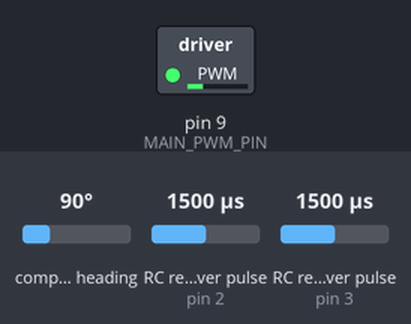
Simulated run of this sketch. Board: Arduino Uno, built with avr-gcc and run on an emulated ATmega328P. On the bench: switched loads named in the sketch (green lamp = pin HIGH). Wiring (inferred from the names in the program): 2 × RC receiver channel: data pin 2 / data pin 3. The test bench sets the inputs (shaded band); at power-on: compass heading 90°, RC receiver pulse (sensors on pin 2, pin 3) 1500 µs. What the sketch prints to the serial monitor is not drawn.

Above: at 0.1 s.
At 17.7 s:
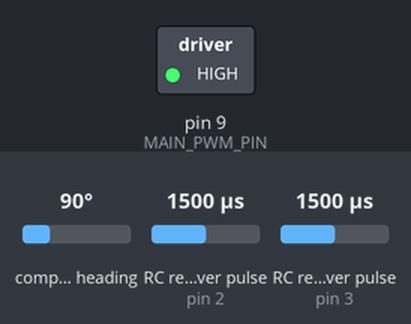
17.8 s: compass heading set to 269°
20.8 s: RC receiver pulse (sensor on pin 2) set to 1750 µs
At 20.97 s:
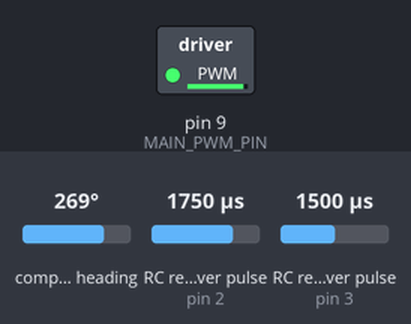
23.8 s: RC receiver pulse (sensor on pin 3) set to 1250 µs
26.8 s: compass heading set to 248°
Timing chart, 0 to 30.8 s (numbered marks = the images above; inputs shaded):
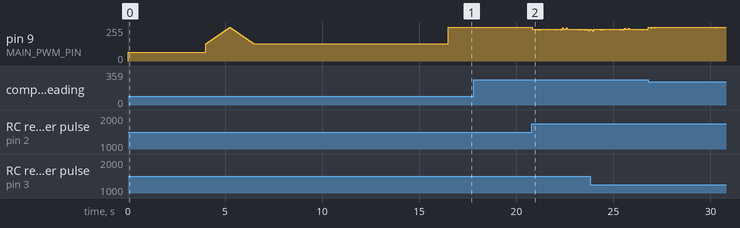

The sketch:

FC_input_pwm_control.ino
```cpp
/***
 * Rotor control logic.
 * @author Michael Raymer, Wright State University
 * @author Kyle Raymer, Yellow Springs High School
 * @author Mason McDaniel, Wright State University
 * @version 1.2
 * @since 4/25/2025
 * @see - too many to mention.  Almost all of this code is based on
 *        Arduino library documention, examples and other sources.
 **/

#include <Arduino.h>
#include <Wire.h>                   // I2C bus
#include <AS5600.h>                 // Magnetic position sensor

// LOCAL PIN DEFINITIONS
#define MAIN_PWM_PIN 9   // ESC for main motor
#define THROTTLE_IN_PIN 18   // Read throttle from FC
#define PITCH_IN_PIN 2   // Read pitch from FC
#define ROLL_IN_PIN 3   // Read roll from FC
#define PWM_ZERO 64   // Minimum power during calibration: 0 to 255 for analog_write
#define PWM_MIN 128   // Minimum power during flight: 0 to 255 for analog_write
#define PWM_MAX 252   // Maximum power during flight: 0 to 255 for analog_write
#define MIN_BASE_POWER 0
#define MAX_BASE_POWER 100

#define PHASE_INC 0.196349540849f

// Variables for magnet read and motor control
AMS_5600 ams5600;       // ams5600 is the magnetic angle sensor

float phase;            // 0.0 to TWO_PI
double angle;           // Current rotor angle
double adjustedAngle;   // Rotor angle + phase correction
byte mainPower;         // Power for the main ESC: 0 to 255

float pitch;
float roll;
int Duty;
volatile int throttle;
volatile int pitchPulse;
volatile int rollPulse;

volatile unsigned long throttleRiseTime = 0;
volatile bool newThrottle = false;
volatile unsigned long pitchRiseTime = 0;
volatile bool newPitch = false;
volatile unsigned long rollRiseTime = 0;
volatile bool newRoll = false;

void setup() {
  // Set up the serial output
  Serial.begin(115200);
  Serial.println("Initializing");
  Serial.println("------------");

  // Interrupts for inputs
  pinMode(THROTTLE_IN_PIN, INPUT);
  attachInterrupt(digitalPinToInterrupt(THROTTLE_IN_PIN), throttleISR, CHANGE);
  pinMode(PITCH_IN_PIN, INPUT);
  attachInterrupt(digitalPinToInterrupt(PITCH_IN_PIN), pitchISR, CHANGE);
  pinMode(ROLL_IN_PIN, INPUT);
  attachInterrupt(digitalPinToInterrupt(ROLL_IN_PIN), rollISR, CHANGE);

  // Set up PWM pins for ESCs
  pinMode(MAIN_PWM_PIN, OUTPUT);

  // Set up I2C bus
  Wire.begin();  // Initialize the I2C bus

  // ESC Calibration Sequence
  calibrateESC();

  // Initial settings
  throttle = MIN_BASE_POWER;
  pitch = 1.0f;
  phase = 2.75f;    // Based on empirical testing, 3/22/24

}


void calibrateESC() {
  // ESC Calibration Sequence
  Serial.println("Calibrating ESC...");

  // PWM_ZERO = "no signal", 4 seconds
  Serial.println("Calibrating: zero signal...");
  analogWrite(MAIN_PWM_PIN, PWM_ZERO);
  delay(4000);

  // Raise the "stick" from zero to PWM_MAX
  Serial.println("Calibrating: raising stick...");
  for (byte i = PWM_MIN; i <= PWM_MAX; i++){
    analogWrite(MAIN_PWM_PIN, i);
    delay(10);
  }

  // Lower the "stick" back to min
  Serial.println("Calibrating: lowering stick...");
  for (byte i = PWM_MAX; i >= PWM_MIN; i--){
    analogWrite(MAIN_PWM_PIN, i);
    delay(10);
  }

  // Hold "min" for 10 seconds
  Serial.println("Calibrating: minimum value...");
  analogWrite(MAIN_PWM_PIN, PWM_MIN);
  delay(10000);
  Serial.println("ESC calibration complete.\n");

}


float convertRawAngleToRadians(word newAngle){
  // Raw angle is 0-4095 = 0.001533981 of a radian
  float retVal = newAngle * 0.001533981;
  return retVal;
}


void throttleISR() {
  if (digitalRead(THROTTLE_IN_PIN)) {
    throttleRiseTime = micros();
  } else {
    unsigned long fallTime = micros();
    unsigned int pulse = fallTime - throttleRiseTime;
    if (pulse >= 1000 && pulse <= 2000) {
      throttle = pulse;
      newThrottle = true;
    }
  }
}


void pitchISR() {
  if (digitalRead(PITCH_IN_PIN)) {
    pitchRiseTime = micros();
  } else {
    unsigned long fallTime = micros();
    unsigned int pulse = fallTime - pitchRiseTime;
    if (pulse >= 1000 && pulse <= 2000) {
      pitchPulse = pulse;
      newPitch = true;
    }
  }
}


void rollISR() {
  if (digitalRead(ROLL_IN_PIN)) {
    rollRiseTime = micros();
  } else {
    unsigned long fallTime = micros();
    unsigned int pulse = fallTime - rollRiseTime;
    if (pulse >= 1000 && pulse <= 2000) {
      rollPulse = pulse;
      newRoll = true;
    }
  }
}


void loop() {

  noInterrupts();
  long localThrottle = throttle;
  newThrottle = false;
  int localPitch = pitchPulse;
  newPitch = false;
  int localRoll = rollPulse;
  newRoll = false;
  interrupts();

  pitch = constrain((localPitch - 1000.0) / 1000.0, 0.0, 1.0);
  roll = constrain((localRoll - 1000.0) / 1000.0, -1.0, 1.0);
  long newThrottle = map(localThrottle, 1000, 2000, 0, 100);

  Serial.print("Throttle: ");
  Serial.print(newThrottle);
  Serial.print("  |  Pitch: ");
  Serial.print(pitch);
  Serial.print("  |  Roll: ");
  Serial.println(roll);

  angle = convertRawAngleToRadians(ams5600.getRawAngle());
  adjustedAngle = angle + phase;
  if (adjustedAngle > TWO_PI){
    adjustedAngle -= TWO_PI;
  }

  // Control law for main motor
  mainPower = newThrottle + (pitch * sin(adjustedAngle) * newThrottle);
  Duty = map(mainPower, 0, 100, PWM_MIN, PWM_MAX);

  // Send PWM signal to ESC
  analogWrite(MAIN_PWM_PIN, Duty);

}
```
